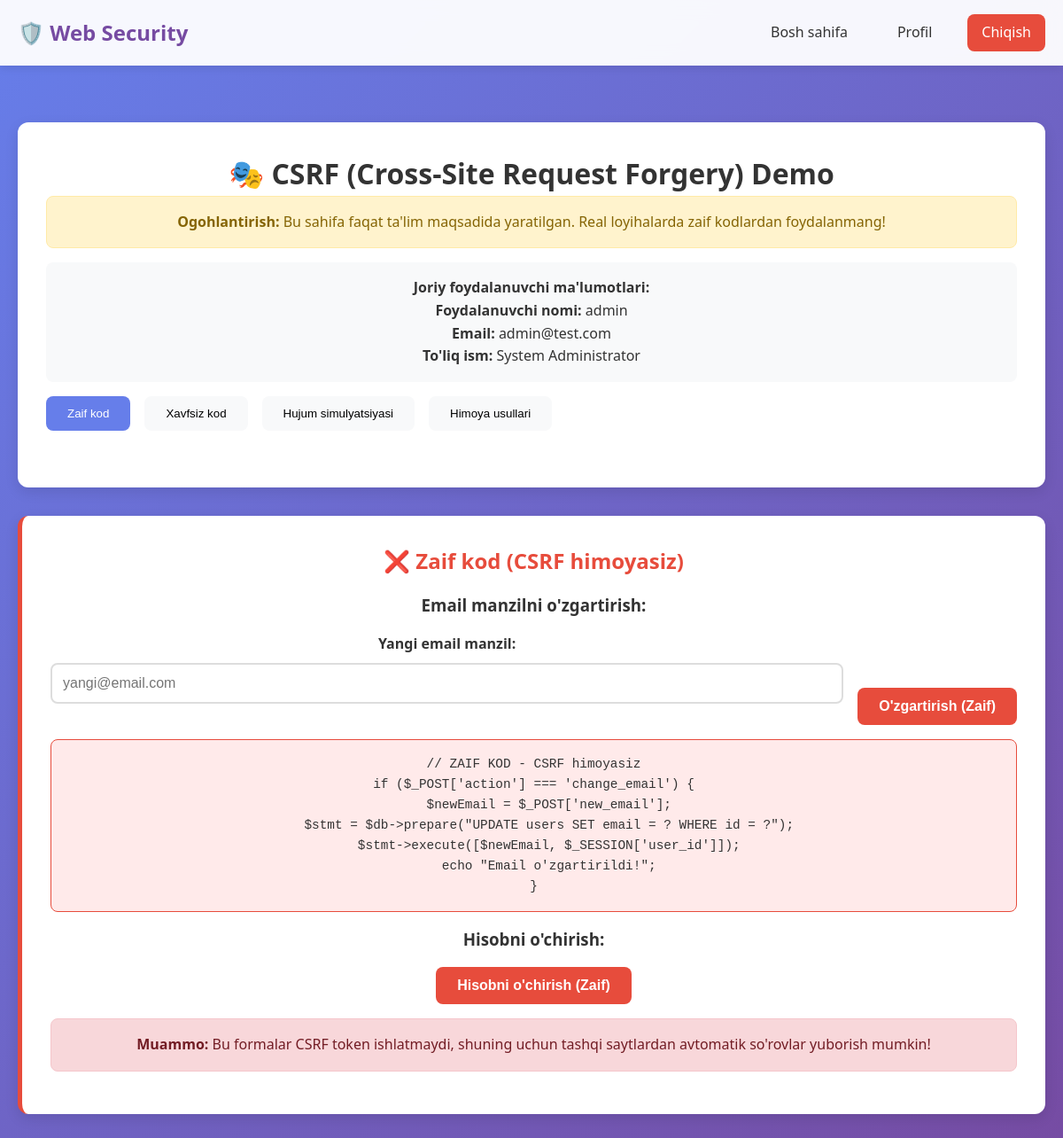
The app's page /vulnerable/csrf_demo.php (signed in) with its own data.
### tables this page shows
CREATE TABLE users (
                       id INT AUTO_INCREMENT PRIMARY KEY,
                       username VARCHAR(50) NOT NULL UNIQUE,
                       email VARCHAR(100) NOT NULL UNIQUE,
                       password_hash VARCHAR(255) NOT NULL,
                       full_name VARCHAR(100) NOT NULL,
                       role ENUM('user', 'admin') DEFAULT 'user',
                       created_at TIMESTAMP DEFAULT CURRENT_TIMESTAMP,
                       last_login TIMESTAMP NULL,
                       is_active BOOLEAN DEFAULT TRUE,
                       failed_login_attempts INT DEFAULT 0,
                       locked_until TIMESTAMP NULL
);

### config/security.php (called while the page is built, shortened)
<?php
class SecurityConfig {
    public static function sanitizeInput($data) {
        $data = trim($data);
        $data = stripslashes($data);
        $data = htmlspecialchars($data, ENT_QUOTES, 'UTF-8');
        return $data;
    }
}
?>

### vulnerable/csrf_demo.php (the view, shortened to what this page needs)
<?php
require_once '../config/security.php';
try {
    $db = getDB();
    $stmt = $db->prepare("SELECT username, email, full_name FROM users WHERE id = ?");
    $stmt->execute([$_SESSION['user_id']]);
    $currentUser = $stmt->fetch();
} catch (PDOException $e) {
    error_log("CSRF demo user fetch error: " . $e->getMessage());
    $currentUser = ['username' => 'unknown', 'email' => 'unknown', 'full_name' => 'Unknown'];
}
?>
<!DOCTYPE html>
<html lang="uz">
<head>
    <link rel="stylesheet" href="../assets/css/style.css">
</head>
<body>
<nav class="navbar">
    <div class="nav-container">
        <div class="nav-brand">
            <h2><a href="../index.php" style="text-decoration: none; color: inherit;">🛡️ Web Security</a></h2>
        </div>
        <div class="nav-menu">
            <a href="../index.php" class="nav-link">Bosh sahifa</a>
            <a href="../user/profile.php" class="nav-link">Profil</a>
            <a href="../auth/logout.php" class="nav-link logout">Chiqish</a>
        </div>
    </div>
</nav>
<main class="main-content">
    <div class="demo-container">
        <div class="demo-section">
            <h1>🎭 CSRF (Cross-Site Request Forgery) Demo</h1>
            <div class="alert alert-warning">
                <strong>Ogohlantirish:</strong> Bu sahifa faqat ta'lim maqsadida yaratilgan.
                Real loyihalarda zaif kodlardan foydalanmang!
            </div>
            <div class="user-info">
                <h4>Joriy foydalanuvchi ma'lumotlari:</h4>
                <p><strong>Foydalanuvchi nomi:</strong> <?= SecurityConfig::sanitizeInput($currentUser['username']) ?></p>
                <p><strong>Email:</strong> <?= SecurityConfig::sanitizeInput($currentUser['email']) ?></p>
                <p><strong>To'liq ism:</strong> <?= SecurityConfig::sanitizeInput($currentUser['full_name']) ?></p>
            </div>
            <div class="demo-tabs">
                <button class="tab-button active" onclick="showTab('vulnerable')">Zaif kod</button>
                <button class="tab-button" onclick="showTab('secure')">Xavfsiz kod</button>
                <button class="tab-button" onclick="showTab('attack')">Hujum simulyatsiyasi</button>
                <button class="tab-button" onclick="showTab('prevention')">Himoya usullari</button>
            </div>
        </div>
        <div id="vulnerable" class="tab-content active">
            <div class="demo-section vulnerable">
                <h2>❌ Zaif kod (CSRF himoyasiz)</h2>
                <h3>Email manzilni o'zgartirish:</h3>
                <form method="POST" style="margin: 1rem 0;">
                    <div class="form-row">
                        <div class="form-group">
                            <label for="new_email_vuln">Yangi email manzil:</label>
                            <input
                                type="email"
                                id="new_email_vuln"
                                name="new_email"
                                class="form-control"
                                placeholder="yangi@email.com"
                                required
                            >
                        </div>
                        <button type="submit" class="btn btn-danger">O'zgartirish (Zaif)</button>
                    </div>
                </form>
                <div class="code-block vulnerable-code">
<pre>// ZAIF KOD - CSRF himoyasiz
if ($_POST['action'] === 'change_email') {
    $newEmail = $_POST['new_email'];
    $stmt = $db->prepare("UPDATE users SET email = ? WHERE id = ?");
    $stmt->execute([$newEmail, $_SESSION['user_id']]);
    echo "Email o'zgartirildi!";
}</pre>
                </div>
                <h3>Hisobni o'chirish:</h3>
                <form method="POST" style="margin: 1rem 0;">
                    <button type="submit" class="btn btn-danger" onclick="return confirm('Hisobni o\'chirishni xohlaysizmi?')">
                        Hisobni o'chirish (Zaif)
                    </button>
                </form>
                <div class="alert alert-error">
                    <strong>Muammo:</strong> Bu formalar CSRF token ishlatmaydi, shuning uchun tashqi saytlardan
                    avtomatik so'rovlar yuborish mumkin!
                </div>
            </div>
        </div>
    </div>
</main>
</body>
</html>

### assets/css/style.css (style rules this page uses)
* { margin: 0; padding: 0; box-sizing: border-box; }
body { font-family: 'Segoe UI', Tahoma, Geneva, Verdana, sans-serif; line-height: 1.6; color: #333; background: linear-gradient(135deg, #667eea 0%, #764ba2 100%); min-height: 100vh; }
.navbar { background: rgba(255, 255, 255, 0.95); backdrop-filter: blur(10px); padding: 1rem 0; box-shadow: 0 2px 10px rgba(0, 0, 0, 0.1); position: sticky; top: 0; z-index: 1000; }
.nav-container { display: flex; justify-content: space-between; align-items: center; max-width: 1200px; margin: 0 auto; padding: 0 20px; }
.nav-brand h2 { color: #764ba2; font-size: 1.5rem; }
.nav-menu { display: flex; align-items: center; gap: 1.5rem; }
.nav-link { text-decoration: none; color: #333; font-weight: 500; padding: 0.5rem 1rem; border-radius: 8px; transition: all 0.3s ease; }
.nav-link.logout { background: #e74c3c; color: white; }
.main-content { padding: 2rem 0; flex: 1; }
.btn { display: inline-block; padding: 0.75rem 1.5rem; text-decoration: none; border-radius: 8px; font-weight: 600; transition: all 0.3s ease; border: none; cursor: pointer; font-size: 1rem; }
.btn-danger { background: #e74c3c; color: white; }
.demo-section { padding: 3rem 0; background: rgba(231, 76, 60, 0.1); border-radius: 12px; margin: 2rem 0; text-align: center; }
.demo-section h2 { color: #e74c3c; margin-bottom: 1rem; }
.form-group { margin-bottom: 1.5rem; }
.form-group label { display: block; margin-bottom: 0.5rem; color: #333; font-weight: 600; }
.form-control { width: 100%; padding: 0.75rem; border: 2px solid #ddd; border-radius: 8px; font-size: 1rem; transition: border-color 0.3s ease; }
.alert { padding: 1rem; border-radius: 8px; margin-bottom: 1rem; }
.alert-error { background: #f8d7da; border: 1px solid #f5c6cb; color: #721c24; }
.alert-warning { background: #fff3cd; border: 1px solid #ffeaa7; color: #856404; }

### vulnerable/csrf_demo.php (style rules this page uses)
.demo-container { max-width: 1200px; margin: 2rem auto; padding: 0 20px; }
.demo-section { background: white; border-radius: 12px; padding: 2rem; margin: 2rem 0; box-shadow: 0 5px 15px rgba(0,0,0,0.1); }
.vulnerable { border-left: 5px solid #e74c3c; }
.code-block { background: #f4f4f4; border: 1px solid #ddd; border-radius: 8px; padding: 1rem; margin: 1rem 0; font-family: 'Courier New', monospace; font-size: 0.9rem; overflow-x: auto; }
.vulnerable-code { background: #ffeaea; border-color: #e74c3c; }
.user-info { background: #f8f9fa; border-radius: 8px; padding: 1rem; margin: 1rem 0; }
.form-row { display: flex; gap: 1rem; align-items: end; }
.form-row .form-group { flex: 1; }
.demo-tabs { display: flex; gap: 1rem; margin-bottom: 2rem; }
.tab-button { padding: 0.75rem 1.5rem; border: none; background: #f8f9fa; border-radius: 8px; cursor: pointer; transition: all 0.3s ease; }
.tab-button.active { background: #667eea; color: white; }
.tab-content { display: none; }
.tab-content.active { display: block; }

### records on screen
users: username "admin", email "admin@test.com", full_name "System Administrator"
